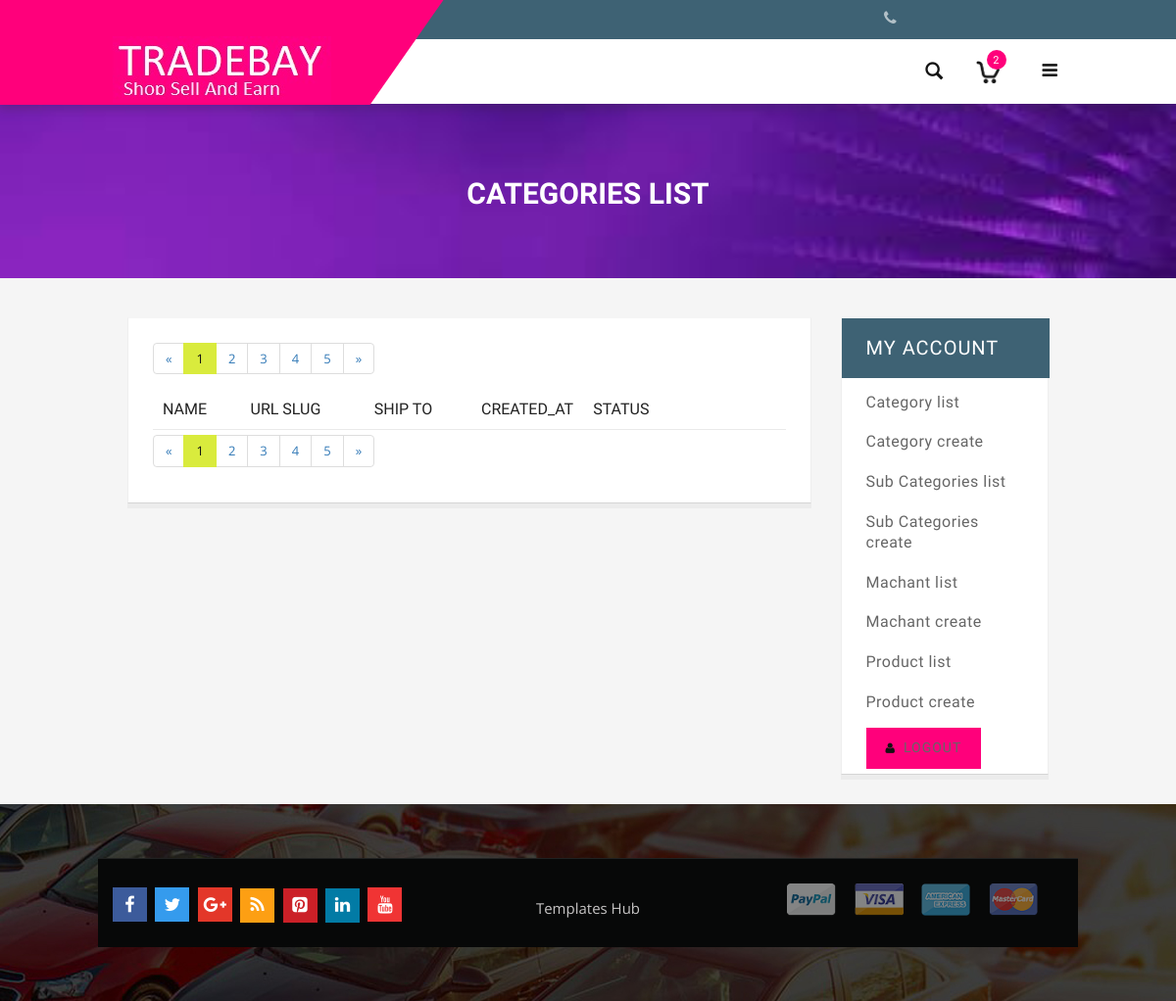
The app's page /admin_dashboard/category_list, older data.
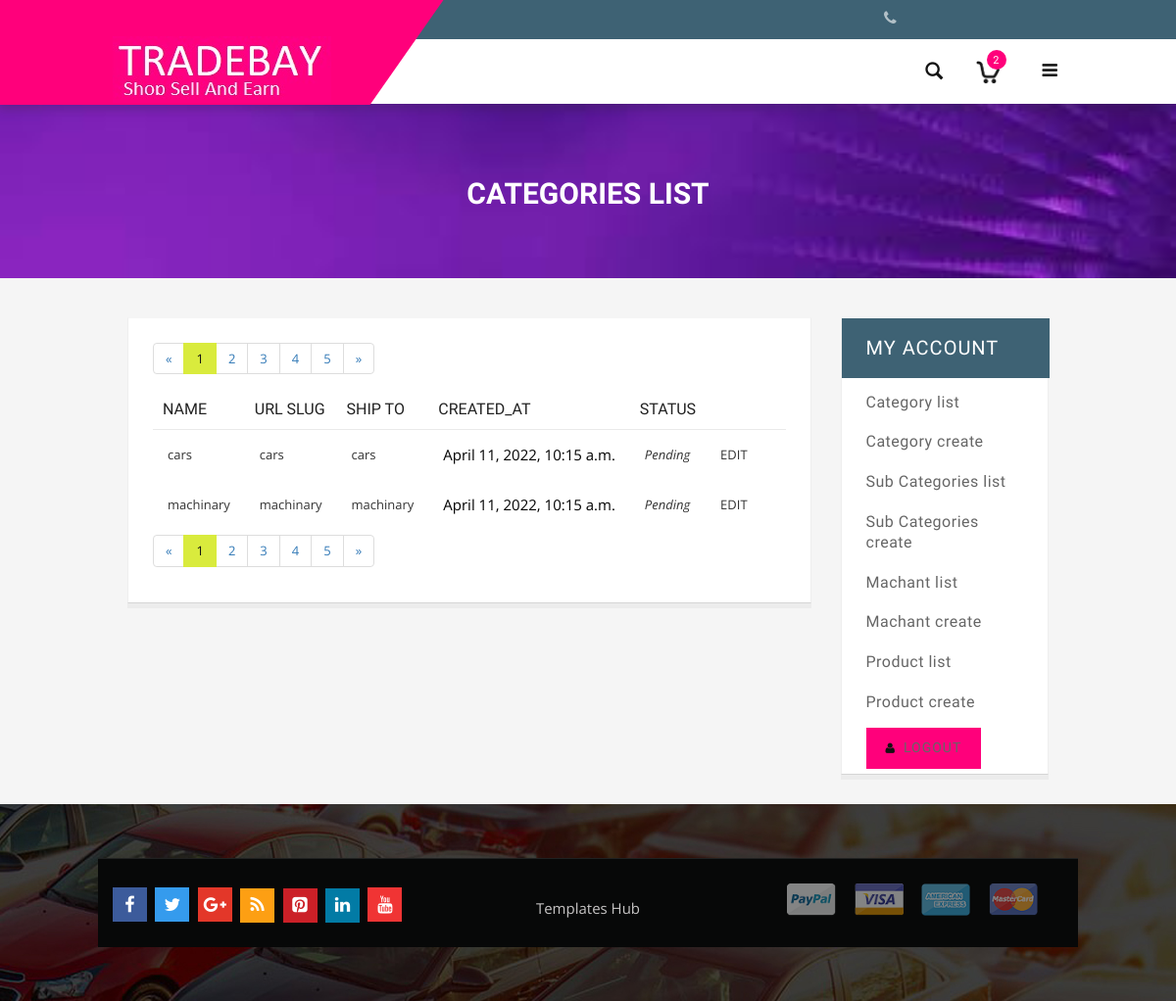
The same page, newer data.
### Djangoecormeceapp/models.py (models this page shows, shortened)
class Categories(models.Model):
    id=models.AutoField(primary_key=True)
    title = models.CharField(max_length=255)
    url_slug = models.CharField(max_length=255)
    description= models.TextField()
    thumbnail = models.FileField()
    created_at = models.DateTimeField(auto_now_add=True)
    is_active = models.IntegerField(default=1)
    is_active = models.IntegerField(default=1)

### Djangoecormeceapp/AdminView.py (the view)
# urls.py: path('category_list',AdminView.CategoriesListView.as_view(),name="category_list"),
class CategoriesListView(ListView):
    model = Categories
    template_name = "admintemplates/category_list.html"
    paginate_by=8
    def get_queryset(self):
        filter_val = self.request.GET.get("filter","")
        order_by=self.request.GET.get("orderby","id")
        if filter_val !="":
            cat=Categories.objects.filter(Q(title__contains=filter_val) |  Q(description__contains=filter_val)).order_by(order_by)
        else:
            cat=Categories.objects.all().order_by(order_by)
        return cat
    def get_context_data(self, **kwargs):
        context=super(CategoriesListView,self).get_context_data(**kwargs)
        context["filter"]=self.request.GET.get("filter","")
        context["orderby"]=self.request.GET.get("orderby","")
        context["all_table_fields"]=Categories._meta.get_fields()
        return context

### Djangoecormeceapp/context_processor.py (called while the page is built)
def product_listing(request):
    productCategory = request.GET.get('productCategory')
    if productCategory == None:
        products = Products.objects.all()
    else:
        products = Products.objects.filter(subcategories_id__title=productCategory)
    productCategories = SubCategories.objects.all()
    page_num = request.GET.get('page', 1)
    p = Paginator(products, 7)
    try:
        page = p.page(page_num)
    except EmptyPage:
	    page = p.page(1)
    context = {	'products':page ,
				'productCategories':productCategories,
                'title':'Tradebay Online shopping  Phones ||  TVS  ||',
                'description': 'description'
				}
    return context

### accomo/context_processor.py (called while the page is built)
def Property_listings(request):
	propertyCategory = request.GET.get('propertyCategory')
	if propertyCategory == None:
		property = Property.objects.all()
	else:
		property = Property.objects.filter(category__name=propertyCategory)
	propertyCategories = Category.objects.all()
	page_num = request.GET.get('page', 1)
	p = Paginator(property, 10)
	try:
		page = p.page(page_num)
	except EmptyPage:
		page = p.page(1)
	context = {	'property':page ,
				'propertyCategories':propertyCategories,
				}
	return context

### Djangoecormeceapp/templates/admintemplates/category_list.html (shortened to what this page needs)
{% extends 'admintemplates/basee.html' %}
{% load static %}
{% block header %}
<div class="page-heading">
  <div class="container">
    <div class="row">
      <div class="col-xs-12">
      <div class="page-title">
           <h2>CATEGORIES LIST</h2>
             </div>
      </div>
    </div>
  </div>
</div>
{% endblock header %}
{% block page_content %}
              <div class="pages">
                <ul class="pagination">
                  <li><a href="#">&laquo;</a></li>
                  <li class="active"><a href="#">1</a></li>
                  <li><a href="#">2</a></li>
                  <li><a href="#">3</a></li>
                  <li><a href="#">4</a></li>
                  <li><a href="#">5</a></li>
                  <li><a href="#">&raquo;</a></li>
                </ul>
              </div>
              <div class="recent-orders">
                <div class="table-responsive">
                  <table class="data-table table-striped" id="my-orders-table">
                    <colgroup>
                    <col width="">
                    <col width="">
                    <col>
                    <col width="1">
                    <col width="1">
                    <col width="20%">
                    </colgroup>
                    <thead>
                      <tr class="first last">
                        <th>Name </th>
                        <th>Url slug </th>
                        <th>Ship To</th>
                        <th><span class="nobr">created_at</span></th>
                        <th>Status</th>
                        <th>&nbsp;</th>
                      </tr>
                    </thead>
                    <tbody>
                      {%  for category in categories_list %}
                      <tr class="first odd">
                        <td>{{ category.title }}</td>
                        <td><span class="nobr">{{ category.url_slug }}</span></td>
                        <td>{{ category.title }}</td>
                        <td><span class="price">{{ category.created_at }}</span></td>
                        <td><em>Pending</em></td>
                        <td class="a-center last"><span class="nobr"> <a href="{% url 'category_update' category.id %}">EDIT</a> </span></td>
                      </tr>
                      {% endfor %}
                    </tbody>
                  </table>
                </div>
              </div>
              <div class="pages">
                <ul class="pagination">
                  <li><a href="#">&laquo;</a></li>
                  <li class="active"><a href="#">1</a></li>
                  <li><a href="#">2</a></li>
                  <li><a href="#">3</a></li>
                  <li><a href="#">4</a></li>
                  <li><a href="#">5</a></li>
                  <li><a href="#">&raquo;</a></li>
                </ul>
              </div>
  {% endblock page_content %}

Row changes from the older to the newer data that the page shows:
added Categories: title "cars", url_slug "cars", created_at "April 11, 2022, 10:15 a.m."
added Categories: title "machinary", url_slug "machinary", created_at "April 11, 2022, 10:15 a.m."
